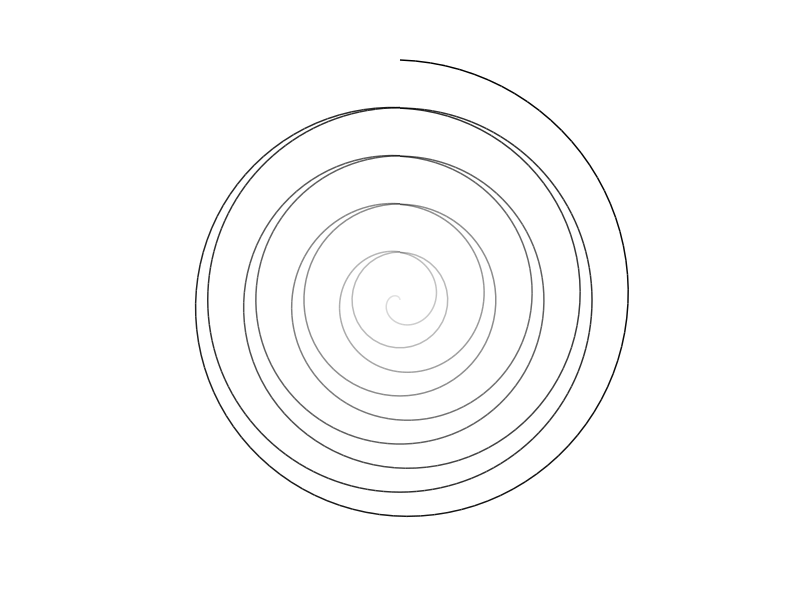
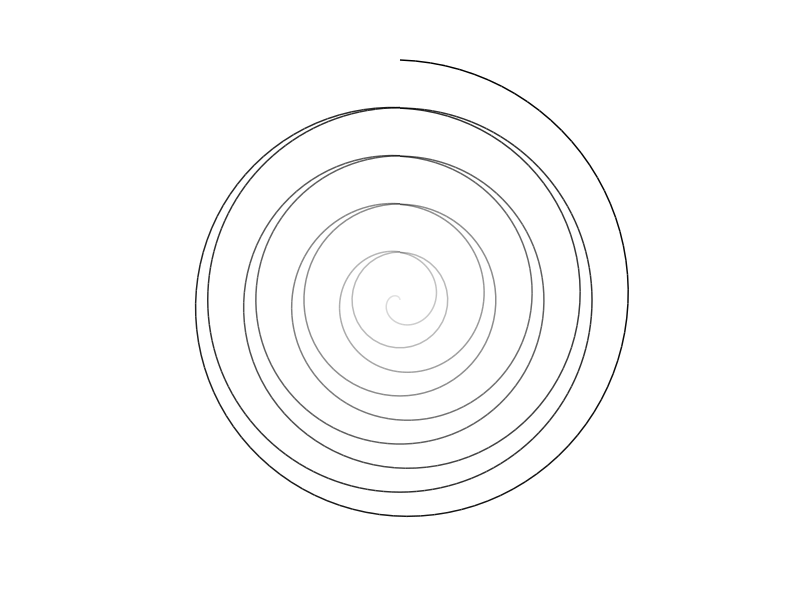

Generate these figures, in order, with R:
library(data.table)
library(ggplot2)

n <- 100
ggplot(data = data.table(x=(5*n):1,y=1:n), aes(x = x, y = y, alpha = x/(5*n)))+ 
    geom_path() + theme_void() + coord_polar(theta = "y") + theme(legend.position = "none")
ggsave(filename = "results/04_code_golf.png", height = 3, width = 3, dpi = 720)
